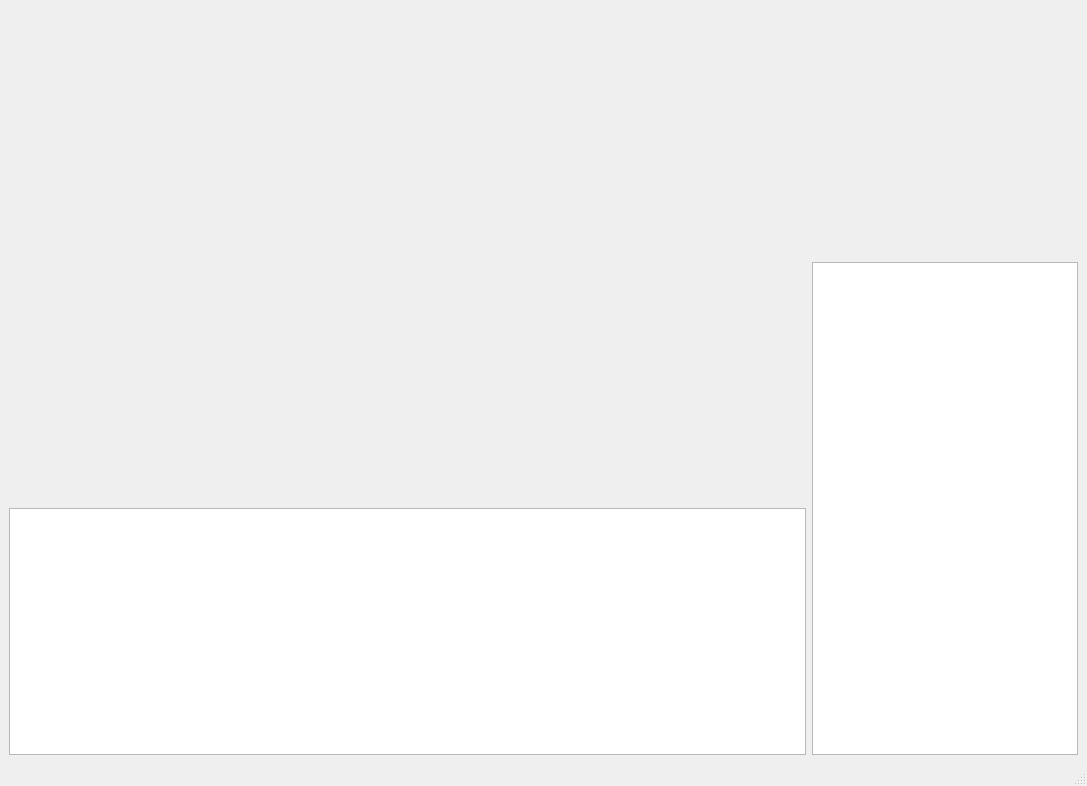
<?xml version="1.0" encoding="UTF-8"?>
<ui version="4.0">
 <class>MainWindow</class>
 <widget class="QMainWindow" name="MainWindow">
  <property name="geometry">
   <rect>
    <x>0</x>
    <y>0</y>
    <width>1087</width>
    <height>786</height>
   </rect>
  </property>
  <property name="windowTitle">
   <string>ZL_Calibration_General</string>
  </property>
  <widget class="QWidget" name="centralwidget">
   <layout class="QHBoxLayout" name="horizontalLayout" stretch="3,1">
    <item>
     <layout class="QVBoxLayout" name="verticalLayout_2" stretch="2,1">
      <item>
       <widget class="ChannelViewerWidget" name="controller_view" native="true">
        <property name="sizePolicy">
         <sizepolicy hsizetype="Expanding" vsizetype="Expanding">
          <horstretch>0</horstretch>
          <verstretch>0</verstretch>
         </sizepolicy>
        </property>
       </widget>
      </item>
      <item>
       <widget class="QTextEdit" name="info_edit"/>
      </item>
     </layout>
    </item>
    <item>
     <layout class="QVBoxLayout" name="verticalLayout" stretch="1,2">
      <item>
       <widget class="QLabel" name="label">
        <property name="sizePolicy">
         <sizepolicy hsizetype="Preferred" vsizetype="Preferred">
          <horstretch>0</horstretch>
          <verstretch>0</verstretch>
         </sizepolicy>
        </property>
        <property name="frameShadow">
         <enum>QFrame::Plain</enum>
        </property>
        <property name="alignment">
         <set>Qt::AlignCenter</set>
        </property>
       </widget>
      </item>
      <item>
       <widget class="QTableWidget" name="status_table">
        <property name="editTriggers">
         <set>QAbstractItemView::AnyKeyPressed|QAbstractItemView::DoubleClicked|QAbstractItemView::EditKeyPressed</set>
        </property>
        <property name="selectionMode">
         <enum>QAbstractItemView::ExtendedSelection</enum>
        </property>
        <property name="selectionBehavior">
         <enum>QAbstractItemView::SelectItems</enum>
        </property>
        <attribute name="horizontalHeaderVisible">
         <bool>false</bool>
        </attribute>
        <attribute name="horizontalHeaderStretchLastSection">
         <bool>true</bool>
        </attribute>
        <attribute name="verticalHeaderVisible">
         <bool>false</bool>
        </attribute>
       </widget>
      </item>
     </layout>
    </item>
   </layout>
  </widget>
  <widget class="QMenuBar" name="menubar">
   <property name="geometry">
    <rect>
     <x>0</x>
     <y>0</y>
     <width>1087</width>
     <height>21</height>
    </rect>
   </property>
  </widget>
  <widget class="QStatusBar" name="statusbar"/>
 </widget>
 <customwidgets>
  <customwidget>
   <class>ChannelViewerWidget</class>
   <extends>QWidget</extends>
   <header>ChannelViewerWidget.h</header>
   <container>1</container>
  </customwidget>
 </customwidgets>
 <resources/>
 <connections/>
</ui>
